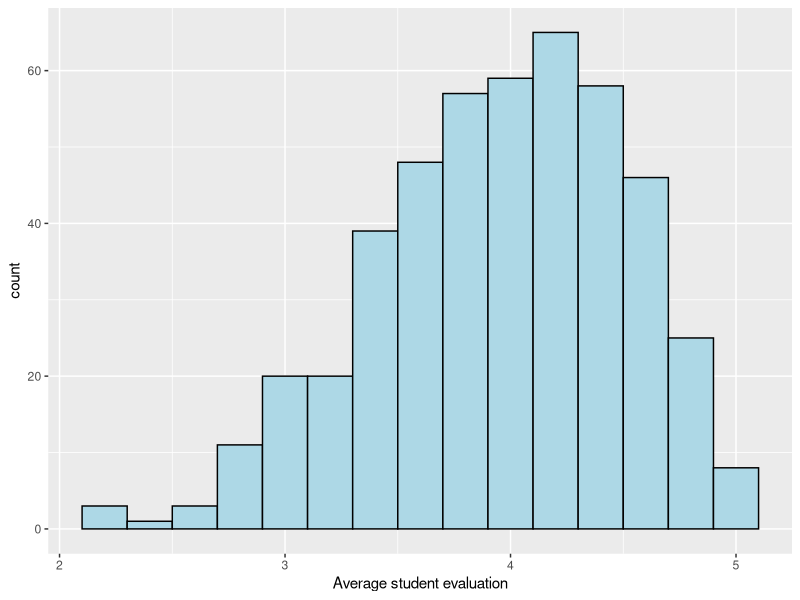
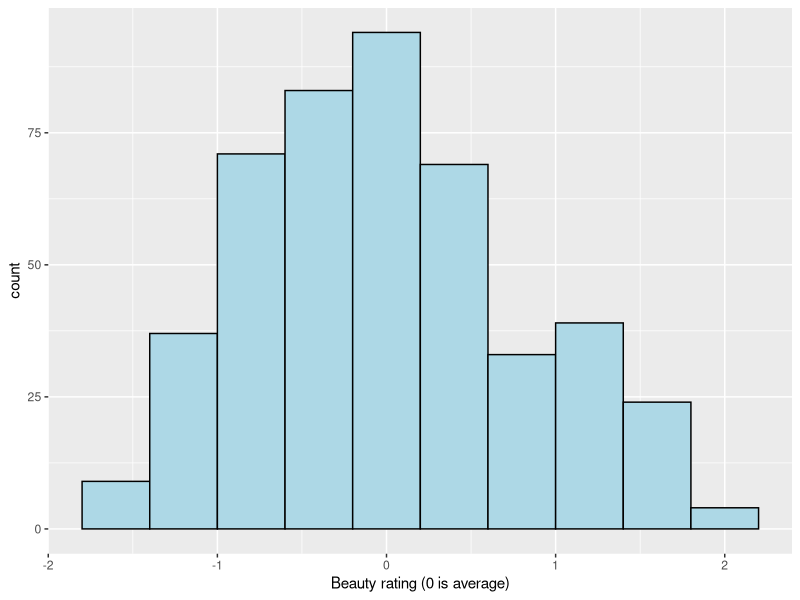
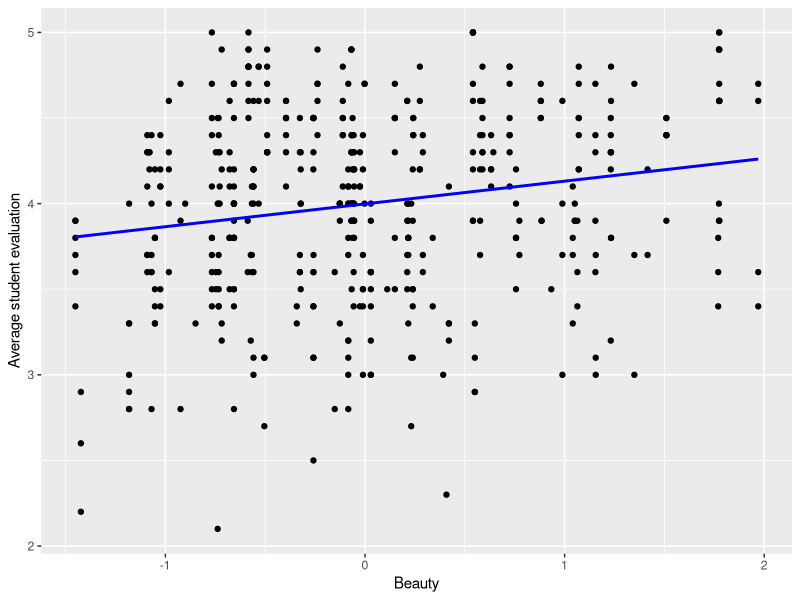
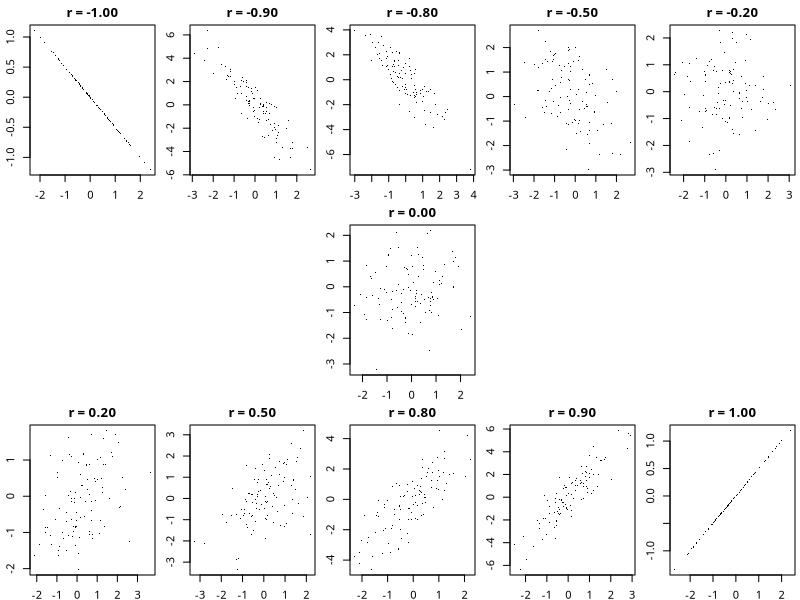
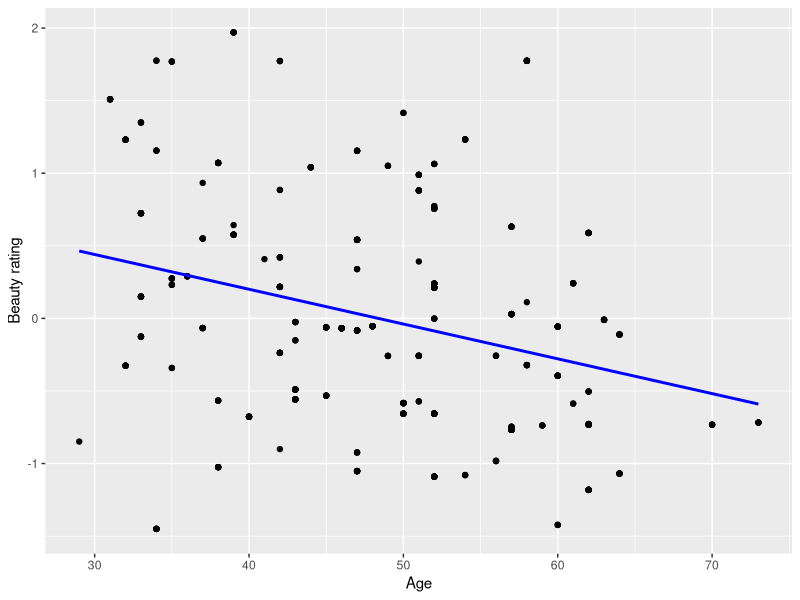

The R script that drew these images, in order:
## ---- chunk 1
# Include setup
library(tidyverse)
library(ggfortify)
library(knitr)

knitr::opts_chunk$set(
  echo = FALSE, fig.align = "center"
)

hook_output <- knit_hooks$get("output")
knit_hooks$set(output = function(x, options) {
  lines <- options$output.lines
  if (is.null(lines)) {
    return(hook_output(x, options))  # pass to default hook
  }
  x <- unlist(strsplit(x, "\n"))
  more <- "..."
  if (length(lines) == 1) {        # first n lines
    if (length(x) > lines) {
      # truncate the output, but add ....
      x <- c(head(x, lines), more)
    }
  } else {
    x <- c(more, x[lines], more)
  }
  # paste these lines together
  x <- paste(c(x, ""), collapse = "\n")
  hook_output(x, options)
})
## ---- chunk 2
apple <- read.csv("week_01_docs/apple_short.csv")
options(digits = 4)
## ---- chunk 3
profs <- read.csv("week_01_docs/profs.csv")
options(scipen = 999)
## ---- chunk 4
ggplot(profs, aes(eval)) +
geom_histogram(binwidth=0.2, col="black", fill="lightblue") +
labs(x="Average student evaluation")
## ---- chunk 5
ggplot(profs, aes(beauty)) +
geom_histogram(binwidth=0.4, col="black", fill="lightblue") +
labs(x="Beauty rating (0 is average)")
## ---- chunk 6
ggplot(profs, aes(beauty, eval)) +
geom_point() + 
geom_smooth(method="lm", se=F, col="blue") +
labs(y="Average student evaluation", x="Beauty")
## ---- chunk 7
set.seed(1)
par(mfrow = c(3, 5), mai = c(0.25, 0.3, 0.25, 0.05), family = "Fira Sans")

for (r in c(-1, -0.9, -0.8, -0.5, -0.2, NA, NA, 0, NA, NA, 0.2, 0.5, 0.8, 0.9, 1)) {
  if (is.na(r)) {
    plot.new()
  } else {
    x <- rnorm(100)
    y <- rnorm(100)
    if (abs(r) < 1) {
      a <- r / sqrt(1 - r^2)
      z <- a * x + y
    } else {
      z <- r * x / 2
    }
    plot(x, z, xlab = "", ylab = "", main = sprintf("r = %.2f", r), pch = ".")
  }
}

par(mfrow = c(1, 1), mai = c(1.02, 0.82, 0.22, 0.42))
## ---- chunk 8
cor(profs$eval, profs$beauty)
## ---- chunk 9
# linear regression of eval on beauty
model_simple <- lm(eval ~ beauty, data = profs)
summary(model_simple)
bprof = coef(model_simple)
## ---- chunk 10
ggplot(profs, aes(x = age, y = beauty)) +
  geom_point() + 
  geom_smooth(method="lm", se=F, col="blue") +
  labs(y="Beauty rating", x="Age")
## ---- chunk 11
#linear regression of eval on beauty and age
model_beauty_age <- lm(eval ~ beauty + age, data = profs)
summary(model_beauty_age)
